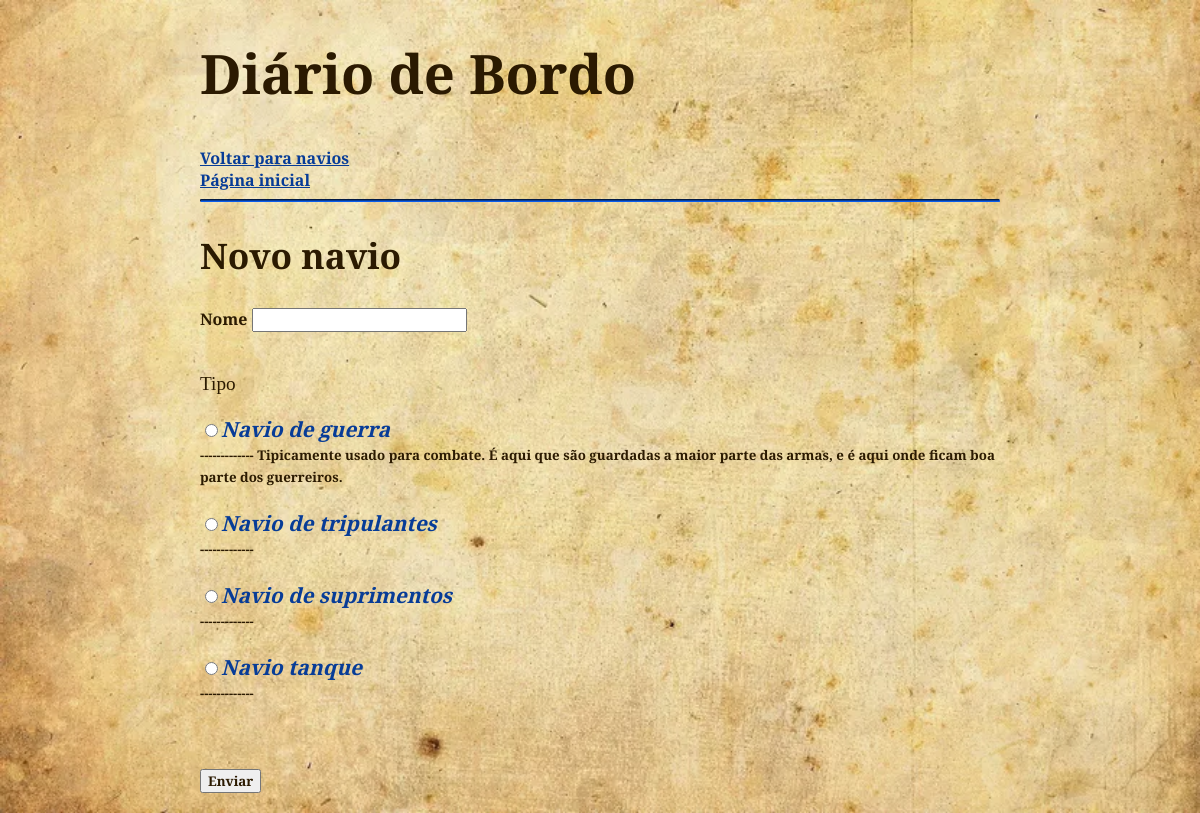
Page /paginas/inserir/novonavio.php on the earlier database version.
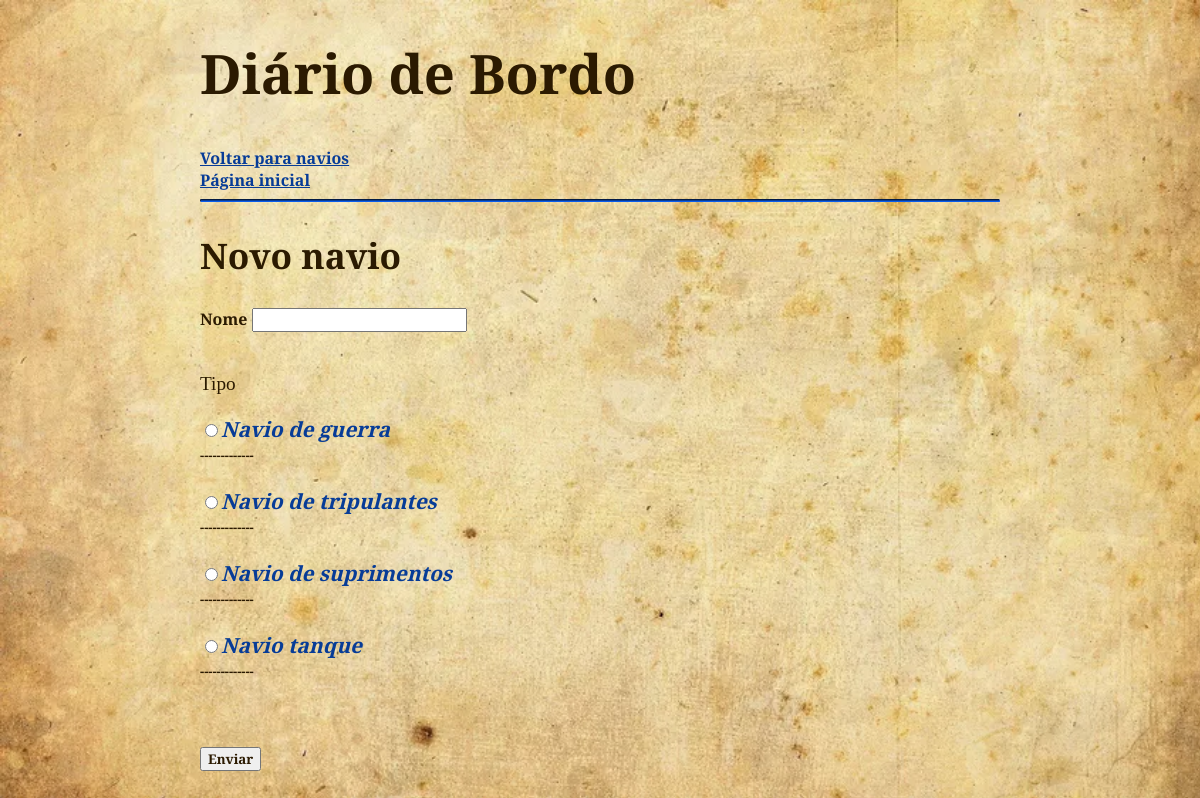
Same page on the later database version.
### tables this page shows
CREATE TABLE `tipo_navio` (
  `id_tipo_navio` int(11) NOT NULL,
  `nome` varchar(30) DEFAULT NULL,
  `descricao` text DEFAULT NULL
);

### paginas/inserir/novonavio.php (the view, shortened to what this page needs)
<?php
require_once('../config.php')
?>
<!DOCTYPE html>
<html lang="pt-br">
<head>
    <link rel="stylesheet" href="../style.css">
</head>
<body>
    <header>
        <h1>Diário de Bordo</h1>
        <a href="../mostrar/mostrarnavio.php">Voltar para navios</a><br>
        <a href="../index.html">Página inicial</a>
        <hr>
    </header>
<main>
    <form action="insertnavio.php" method="get">
        <h2>Novo navio</h2>
        <label for="nomnavio">Nome <input type="text" id="nomnavio" name="nomnavio"></label><br><br>
        <p>Tipo</p>
        <?php
            $consulta = $mysqli->prepare("SELECT * FROM tipo_navio");
            $consulta->execute();
            $resultado = $consulta->get_result();
            $registros = $resultado->fetch_all(MYSQLI_ASSOC);
            foreach ($registros as $registro) {
                echo "<input type=\"radio\" name=\"tipo\" value=\"{$registro['id_tipo_navio']}\" id=\"tipo{$registro['id_tipo_navio']}\">";
                echo "<label for=\"tipo{$registro['id_tipo_navio']}\"><strong>{$registro['nome']}</strong></label><br>";
                echo "<small>------------- {$registro['descricao']}</small><br><br>";
            }
            ?>
        <br><br>
        <button type="submit">Enviar</button>
    </form>
</main>
</body>
</html>

Differences in the rows shown:
changed tipo_navio "Navio de guerra": descricao "Tipicamente usado para combate. É aqui que são guardadas a maior parte das armas, e é aqui onde ficam boa parte dos guerreiros." → (not shown)
